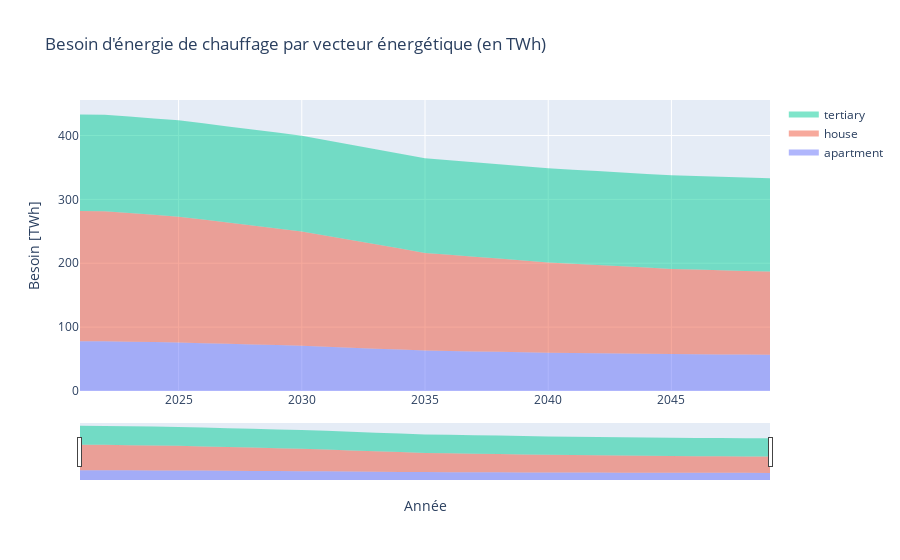

Source (notebook cell):
### Code cell
Var = "Besoin"
y_df = sim_stock_df.groupby(["year", "building_type"])[Var].sum().to_frame().reset_index(). \
           pivot(index=['year'], columns='building_type').loc[[year for year in sim_param["years"][1:]], Var] / 10 ** 9
fig = MyStackedPlotly(y_df=y_df)
fig = fig.update_layout(title_text="Besoin d'énergie de chauffage par vecteur énergétique (en TWh)", xaxis_title="Année",
                        yaxis_title="Besoin [TWh]")
fig.show()

### Figure 1 — Plotly figure (JSON) as saved in the notebook; plotly's stock layout.template omitted (floating-point values rounded to 4 significant figures)
{"data": [{"fill": "tozeroy", "mode": "none", "name": "apartment", "type": "scatter", "x": [2021, 2022, 2023, 2024, 2025, 2026, 2027, 2028, 2029, 2030, 2031, 2032, 2033, 2034, 2035, 2036, 2037, 2038, 2039, 2040, 2041, 2042, 2043, 2044, 2045, 2046, 2047, 2048, 2049], "y": [77.98, 77.93, 77.28, 76.64, 75.98, 74.95, 73.92, 72.87, 71.83, 70.77, 69.29, 67.81, 66.31, 64.81, 63.3, 62.65, 62.0, 61.34, 60.69, 60.02, 59.58, 59.13, 58.69, 58.24, 57.79, 57.56, 57.33, 57.1, 56.87]}, {"fill": "tonexty", "mode": "none", "name": "house", "type": "scatter", "x": [2021, 2022, 2023, 2024, 2025, 2026, 2027, 2028, 2029, 2030, 2031, 2032, 2033, 2034, 2035, 2036, 2037, 2038, 2039, 2040, 2041, 2042, 2043, 2044, 2045, 2046, 2047, 2048, 2049], "y": [281.7, 281.5, 278.6, 275.8, 272.9, 268.3, 263.7, 259.1, 254.4, 249.7, 243.1, 236.4, 229.7, 223.0, 216.2, 213.2, 210.3, 207.3, 204.3, 201.3, 199.3, 197.3, 195.3, 193.2, 191.1, 190.1, 189.1, 188.0, 187.0]}, {"fill": "tonexty", "mode": "none", "name": "tertiary", "type": "scatter", "x": [2021, 2022, 2023, 2024, 2025, 2026, 2027, 2028, 2029, 2030, 2031, 2032, 2033, 2034, 2035, 2036, 2037, 2038, 2039, 2040, 2041, 2042, 2043, 2044, 2045, 2046, 2047, 2048, 2049], "y": [432.8, 432.6, 429.7, 426.7, 423.8, 419.0, 414.2, 409.4, 404.5, 399.6, 392.7, 385.7, 378.6, 371.5, 364.4, 361.2, 358.1, 355.0, 351.8, 348.6, 346.4, 344.2, 342.1, 339.9, 337.6, 336.5, 335.4, 334.2, 333.1]}], "layout": {"title": {"text": "Besoin d'énergie de chauffage par vecteur énergétique (en TWh)"}, "xaxis": {"rangeslider": {"visible": true}, "title": {"text": "Année"}}, "yaxis": {"title": {"text": "Besoin [TWh]"}}}}
